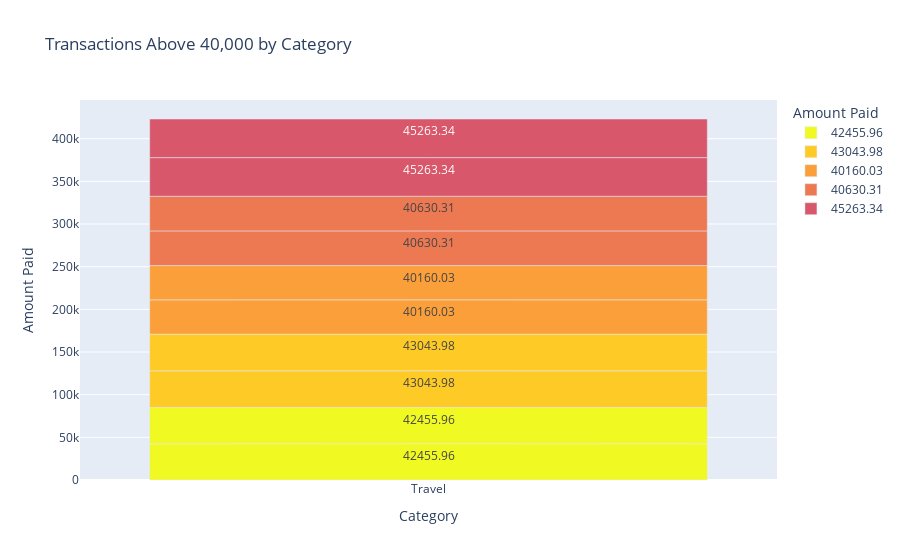

This figure's notebook cell:
### Code cell
# Transactions with amount > 40000

query6 = ("SELECT * FROM PERSONAL_EXPENSES WHERE `Amount Paid` > 40000")

my_cursor.execute(query6)

transaction_above_40000 = my_cursor.fetchall()

for x in transaction_above_40000:
    
    print(x)
    
transaction_above_40000_df =pd.DataFrame(transaction_above_40000)
    
column_names = [i[0] for i in my_cursor.description]
transaction_above_40000_df.columns = column_names 

fig = px.bar(transaction_above_40000_df, x="Category", y="Amount Paid",
             title="Transactions Above 40,000 by Category",
             color="Amount Paid",
             text="Amount Paid",
             color_discrete_sequence= px.colors.sequential.Plasma_r)

fig.show()

### Figure 1 — Plotly figure (JSON) as saved in the notebook; plotly's stock layout.template omitted (floating-point values rounded to 4 significant figures)
{"data": [{"alignmentgroup": "True", "hovertemplate": "Amount Paid=%{text}<br>Category=%{x}<extra></extra>", "legendgroup": "42455.96", "marker": {"color": "#f0f921", "pattern": {"shape": ""}}, "name": "42455.96", "offsetgroup": "42455.96", "orientation": "v", "showlegend": true, "text": [42460.0, 42460.0], "textposition": "auto", "type": "bar", "x": ["Travel", "Travel"], "xaxis": "x", "y": [42460.0, 42460.0], "yaxis": "y"}, {"alignmentgroup": "True", "hovertemplate": "Amount Paid=%{text}<br>Category=%{x}<extra></extra>", "legendgroup": "43043.98", "marker": {"color": "#fdca26", "pattern": {"shape": ""}}, "name": "43043.98", "offsetgroup": "43043.98", "orientation": "v", "showlegend": true, "text": [43040.0, 43040.0], "textposition": "auto", "type": "bar", "x": ["Travel", "Travel"], "xaxis": "x", "y": [43040.0, 43040.0], "yaxis": "y"}, {"alignmentgroup": "True", "hovertemplate": "Amount Paid=%{text}<br>Category=%{x}<extra></extra>", "legendgroup": "40160.03", "marker": {"color": "#fb9f3a", "pattern": {"shape": ""}}, "name": "40160.03", "offsetgroup": "40160.03", "orientation": "v", "showlegend": true, "text": [40160.0, 40160.0], "textposition": "auto", "type": "bar", "x": ["Travel", "Travel"], "xaxis": "x", "y": [40160.0, 40160.0], "yaxis": "y"}, {"alignmentgroup": "True", "hovertemplate": "Amount Paid=%{text}<br>Category=%{x}<extra></extra>", "legendgroup": "40630.31", "marker": {"color": "#ed7953", "pattern": {"shape": ""}}, "name": "40630.31", "offsetgroup": "40630.31", "orientation": "v", "showlegend": true, "text": [40630.0, 40630.0], "textposition": "auto", "type": "bar", "x": ["Travel", "Travel"], "xaxis": "x", "y": [40630.0, 40630.0], "yaxis": "y"}, {"alignmentgroup": "True", "hovertemplate": "Amount Paid=%{text}<br>Category=%{x}<extra></extra>", "legendgroup": "45263.34", "marker": {"color": "#d8576b", "pattern": {"shape": ""}}, "name": "45263.34", "offsetgroup": "45263.34", "orientation": "v", "showlegend": true, "text": [45260.0, 45260.0], "textposition": "auto", "type": "bar", "x": ["Travel", "Travel"], "xaxis": "x", "y": [45260.0, 45260.0], "yaxis": "y"}], "layout": {"barmode": "relative", "legend": {"title": {"text": "Amount Paid"}, "tracegroupgap": 0}, "title": {"text": "Transactions Above 40,000 by Category"}, "xaxis": {"anchor": "y", "domain": [0, 1], "title": {"text": "Category"}}, "yaxis": {"anchor": "x", "categoryarray": [45260.0, 40630.0, 40160.0, 43040.0, 42460.0], "categoryorder": "array", "domain": [0, 1], "title": {"text": "Amount Paid"}}}}
